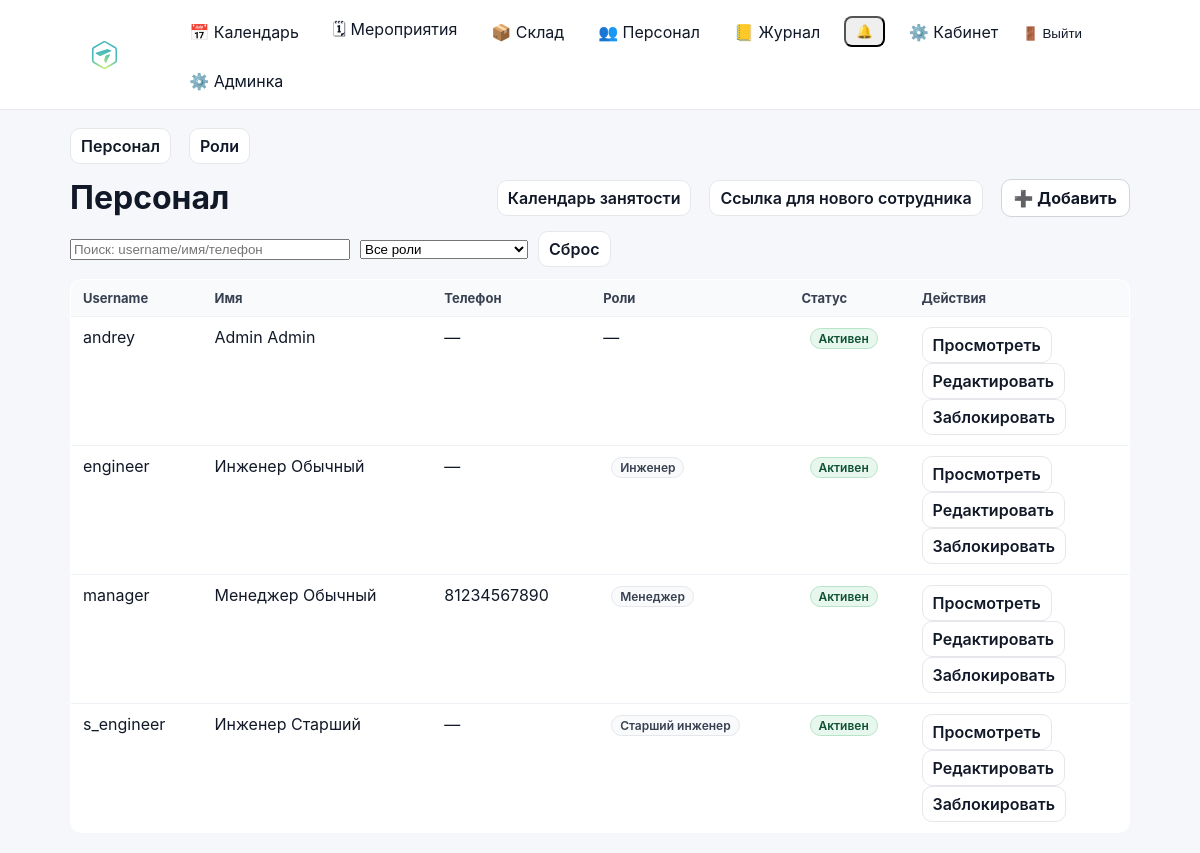
The app's page /staff/personnel/ (signed in) with its own data.
### accounts/models.py (models this page shows, shortened)
class User(AbstractUser):
    phone = models.CharField("Телефон", max_length=30, blank=True, default="")
    patronymic = models.CharField("Отчество", max_length=150, blank=True, default="")
    class Meta(AbstractUser.Meta):
        permissions = [
            ("manage_staff", "Can manage staff (users/roles)"),
        ]

### accounts/staff_views.py (the view, shortened to what this page needs)
# urls.py: path("personnel/", staff_views.staff_users_view, name="staff_users"),
@login_required
def staff_users_view(request):
    if not can_manage_staff(request.user):
        return _deny()
    q = (request.GET.get("q") or "").strip()
    role = (request.GET.get("role") or "").strip()
    users_qs = User.objects.all().order_by("-is_active", "username")
    roles = Group.objects.all().order_by("name")
    if role.isdigit():
        users_qs = users_qs.filter(groups__id=int(role)).distinct()
    return render(
        request,
        "accounts/staff_users.html",
        {"tab": "users", "users": users_qs, "q": q, "roles": roles, "role": role},
    )

### accounts/context_processors.py (called while the page is built)
def authz_flags(request):
    user = getattr(request, "user", None)
    return {
        "can_manage_staff": can_manage_staff(user),
        "can_edit_event_card": can_edit_event_card(user),
        "can_edit_event_equipment": can_edit_event_equipment(user),
        "can_edit_inventory": can_edit_inventory(user),
        "can_view_stock": can_view_stock(user),
    }

### accounts/permissions.py (called while the page is built)
def _ok(user) -> bool:
    return bool(user and user.is_authenticated)

def is_super(user) -> bool:
    return bool(_ok(user) and getattr(user, "is_superuser", False))

def can_manage_staff(user) -> bool:
    return is_super(user) or (_ok(user) and user.has_perm("accounts.manage_staff"))

def can_edit_inventory(user) -> bool:
    return is_super(user) or (_ok(user) and user.has_perm("inventory.manage_inventory"))

def can_view_stock(user) -> bool:
    return is_super(user) or (_ok(user) and (user.has_perm("inventory.manage_inventory") or user.has_perm("events.edit_event_card")))

def can_edit_event_card(user) -> bool:
    return is_super(user) or (_ok(user) and user.has_perm("events.edit_event_card"))

def can_edit_event_equipment(user) -> bool:
    return is_super(user) or (_ok(user) and user.has_perm("events.edit_event_equipment"))

### accounts/templates/accounts/staff_users.html (shortened to what this page needs)
{% extends "base.html" %}
{% block content %}
{% include "accounts/staff_base_tabs.html" %}
<div class="toolbar" style="margin-top:14px;">
  <h1 style="margin:0;">Персонал</h1>
  <div style="display:flex; gap:10px; align-items:center;">
    <a class="btn-secondary" href="{% url 'personnel_availability_calendar' %}">Календарь занятости</a>
    <a class="btn-secondary" href="{% url 'staff_invite_link' %}">Ссылка для нового сотрудника</a>
    <a class="btn" href="{% url 'staff_user_add' %}">➕ Добавить</a>
  </div>
</div>
<form id="staffFilterForm" method="get" style="display:flex; gap:10px; align-items:center; margin: 12px 0; flex-wrap:wrap;">
  <input id="staffSearchInput" type="text" name="q" value="{{ q }}" placeholder="Поиск: username/имя/телефон" style="width:280px;">
  <select id="staffRoleSelect" name="role">
    <option value="">Все роли</option>
  </select>
  <a class="btn-secondary" href="{% url 'staff_users' %}">Сброс</a>
</form>
<table class="list-table">
  <thead>
    <tr>
      <th>Username</th>
      <th>Имя</th>
      <th>Телефон</th>
      <th>Роли</th>
      <th style="width:120px;">Статус</th>
      <th style="width:220px;">Действия</th>
    </tr>
  </thead>
  <tbody>
    {% for u in users %}
      <tr>
        <td>{{ u.username }}</td>
        <td>{{ u.first_name }} {{ u.last_name }}</td>
        <td>
          {% if u.phone %}
            {{ u.phone }}
          {% else %}
            —
          {% endif %}
        </td>
        <td>
          {% for g in u.groups.all %}
            <span class="badge">{{ g.name }}</span>
          {% empty %}
            —
          {% endfor %}
        </td>
        <td>
          {% if u.is_active %}
            <span class="badge" style="background:#e7f7ed; color:#0f5132; border:1px solid #b7e4c7;">Активен</span>
          {% else %}
            <span class="badge" style="background:#f3f4f6; color:#6b7280; border:1px solid #e5e7eb;">Заблокирован</span>
          {% endif %}
        </td>
        <td>
          <a class="btn-secondary" href="{% url 'staff_user_view' u.id %}">Просмотреть</a>
          <a class="btn-secondary" href="{% url 'staff_user_edit' u.id %}">Редактировать</a>
          {% if u.is_active %}
            <a class="btn-secondary" href="{% url 'staff_user_delete' u.id %}">Заблокировать</a>
          {% else %}
            <a class="btn-secondary" href="{% url 'staff_user_delete' u.id %}">Разблокировать</a>
          {% endif %}
        </td>
      </tr>
    {% empty %}
      <tr><td colspan="6">Пользователей нет</td></tr>
    {% endfor %}
  </tbody>
</table>
{% endblock %}

### static/css/base.css (style rules this page uses)
* { box-sizing: border-box; }
html, body { height: 100%; }
body { margin: 0; font-family: -apple-system, BlinkMacSystemFont, "Segoe UI", Roboto, Arial, sans-serif; background: #f5f7fb; color: #111827; }
a { color: inherit; text-decoration: none; }
.btn { display: inline-flex; align-items: center; gap: 8px; padding: 8px 12px; border-radius: 10px; border: 1px solid #d1d5db; background: #ffffff; color: #111827; font-weight: 700; cursor: pointer; text-decoration: none; transition: transform 160ms ease, box-shadow 160ms ease, background 160ms ease, border-color 160ms ease; }
.btn-secondary { display: inline-flex; align-items: center; padding: 7px 10px; border-radius: 10px; border: 1px solid #e5e7eb; background: #ffffff; color: #111827; font-weight: 600; text-decoration: none; margin-right: 8px; transition: transform 160ms ease, box-shadow 160ms ease, background 160ms ease; }
.toolbar { display: flex; align-items: center; justify-content: space-between; gap: 12px; margin-bottom: 14px; }
.badge { display: inline-flex; align-items: center; padding: 2px 8px; border-radius: 999px; border: 1px solid #e5e7eb; background: #f9fafb; color: #374151; font-size: 12px; font-weight: 600; margin-left: 8px; }
.list-table { width: 100%; border-collapse: collapse; background: #ffffff; border: 1px solid #e5e7eb; border-radius: 12px; overflow: hidden; }
.list-table th, .list-table td { padding: 10px 12px; border-bottom: 1px solid #eef2f7; text-align: left; vertical-align: top; }
.list-table th { background: #f9fafb; font-size: 13px; color: #374151; }
.list-table tr:last-child td { border-bottom: 0; }

### records on screen
User: username "andrey", first_name "Admin", last_name "Admin", is_active "Активен"
User: username "engineer", first_name "Инженер", last_name "Обычный", is_active "Активен"
User: username "manager", first_name "Менеджер", last_name "Обычный", phone "81234567890", is_active "Активен"
User: username "s_engineer", first_name "Инженер", last_name "Старший", is_active "Активен"

### other values on screen
{{ g.name }} "Инженер"
{{ g.name }} "Менеджер"
{{ g.name }} "Старший инженер"
